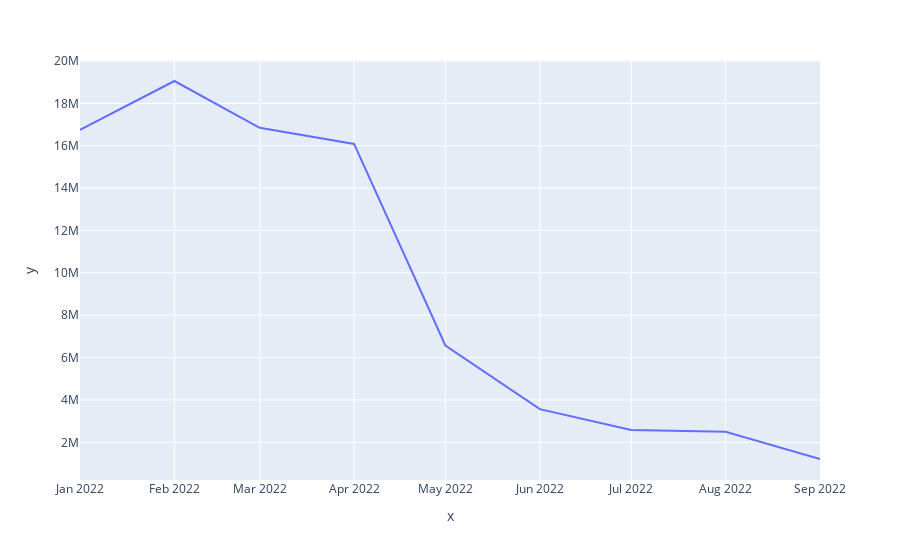

Notebook cell for this chart:
### Markdown cell above
İlk 9 Veri grafiği

### Code cell
plt.figure(figsize = (3, 3))
px.line(yozgat,x = yozgat["ds"].loc[48:],y = yozgat["y"].loc[48:])
#plt.legend(["forecast","actual"])

### Figure 1 — Plotly figure (JSON) as saved in the notebook; plotly's stock layout.template omitted (floating-point values rounded to 4 significant figures)
{"data": [{"hovertemplate": "x=%{x}<br>y=%{y}<extra></extra>", "legendgroup": "", "line": {"color": "#636efa", "dash": "solid"}, "marker": {"symbol": "circle"}, "mode": "lines", "name": "", "orientation": "v", "showlegend": false, "type": "scatter", "x": ["2022-01-01T00:00:00", "2022-02-01T00:00:00", "2022-03-01T00:00:00", "2022-04-01T00:00:00", "2022-05-01T00:00:00", "2022-06-01T00:00:00", "2022-07-01T00:00:00", "2022-08-01T00:00:00", "2022-09-01T00:00:00"], "xaxis": "x", "y": [16750000.0, 19060000.0, 16850000.0, 16090000.0, 6569000.0, 3563000.0, 2583000.0, 2494000.0, 1212000.0], "yaxis": "y"}], "layout": {"legend": {"tracegroupgap": 0}, "margin": {"t": 60}, "xaxis": {"anchor": "y", "domain": [0, 1], "title": {"text": "x"}}, "yaxis": {"anchor": "x", "domain": [0, 1], "title": {"text": "y"}}}}
